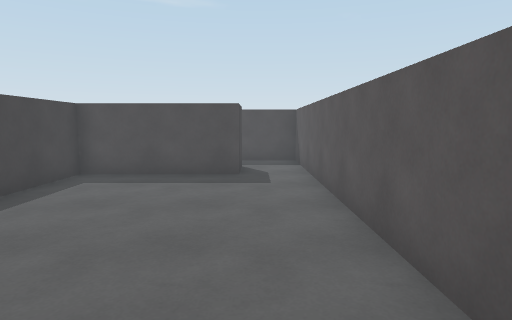
View 1 (above)

15 first-person views from a walk through a Unity game level. The camera is 1.4 m above the floor, tilts 6° down and sees 75° across. The floor is counted in squares, 1 m on a side. Each view is taken from the middle of a square. On the plan, view 1 faces up. The plan holds only what a view shows up to about 15 squares ahead; the rest is blank. The place goes on beyond the plan. The player is left out.

View 2
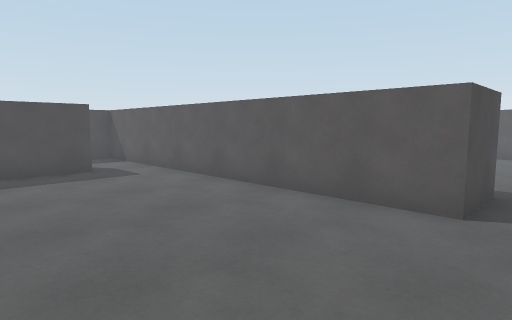

View 3
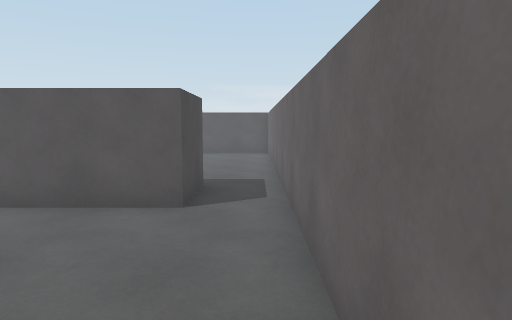

View 4
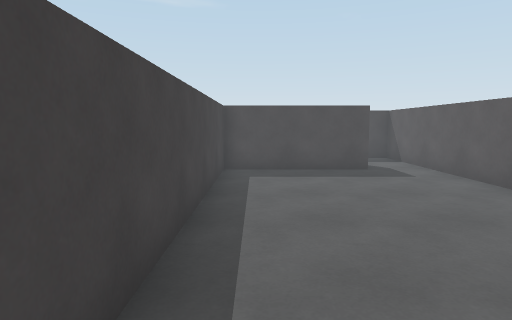

View 5
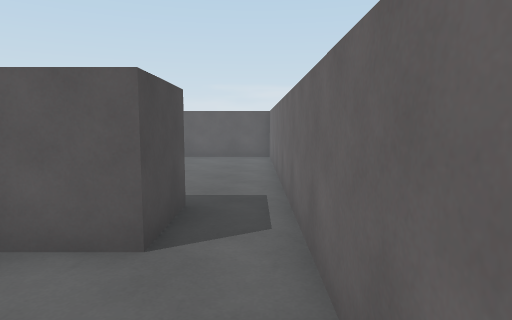

View 6
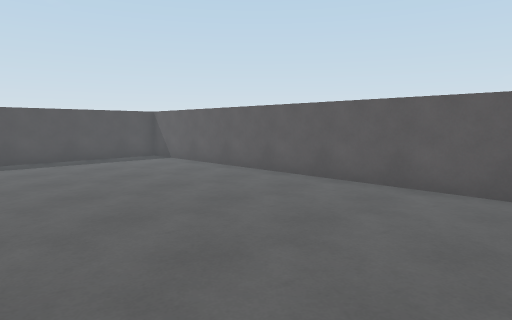

View 7
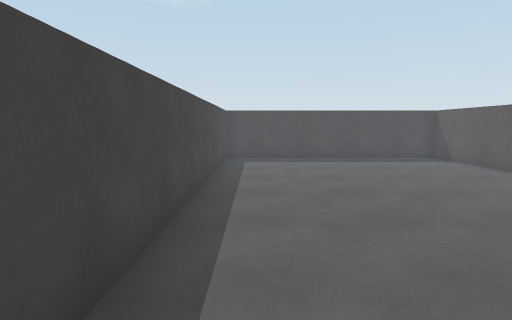

View 8
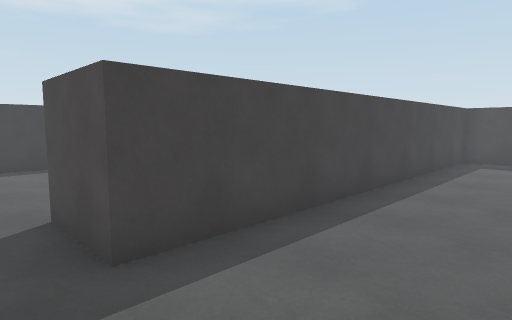

View 9
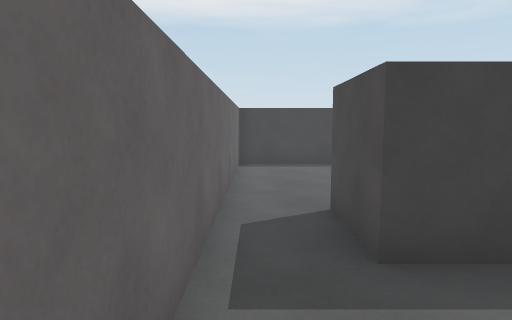

View 10
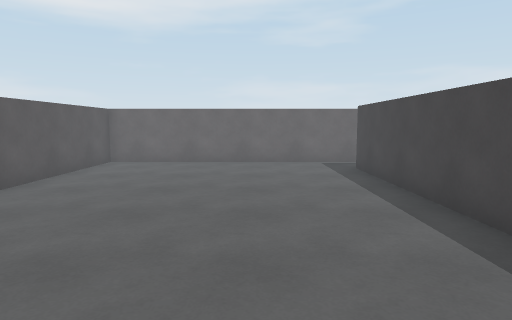

View 11
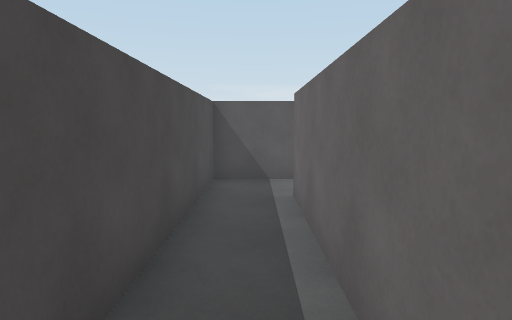

View 12
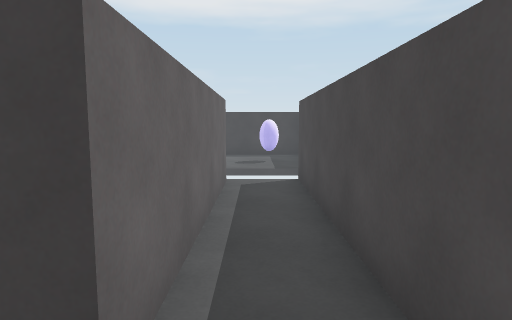

View 13
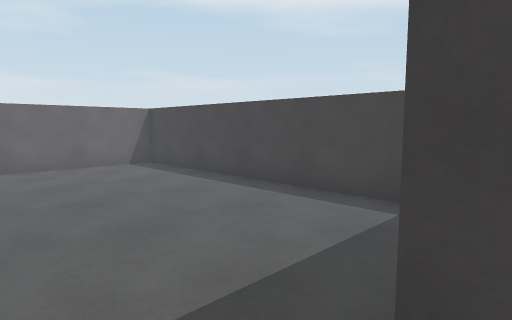

View 14
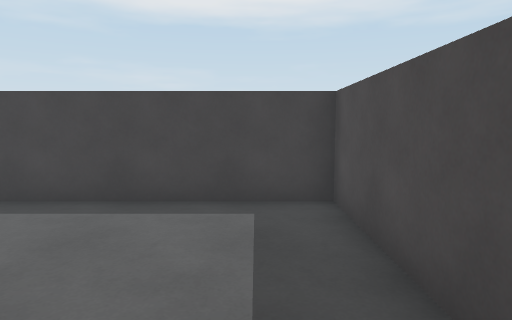

View 15
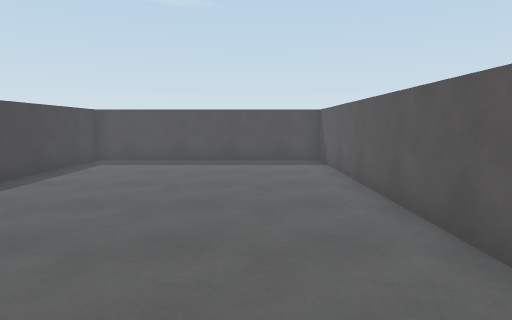

### Floor plan
Points are (right, up) in squares from view 1. A wall is a line through its corners. A room is listed if a view was taken in it or the views show most of it. See-through windows are left out.
Room 1 (views 1, 2, 3, 4, 5, 13, 14)
walls: (1.6, 0.2) (1.6, 11.6); (-0.5, 11.3) (-0.5, 9.4) (-5, 9.4) (-5, -1.6) (1.5, -1.6)
ways out: opening at (1, -1) to room 2; opening at (0.5, 10.5) to room 3
Room 2 (views 6, 7, 8, 9, 10, 15)
walls: (1.5, -1.6) (12.5, -1.6) (12.5, 13.1) (3.8, 13.1) (3.8, 0.2) (1.6, 0.2)
ways out: opening at (1, -1) to room 1
Room 3 (views 11, 12)
walls: (-7.2, 11.3) (-0.5, 11.3); (1.6, 11.6) (1.6, 13.1) (-7.6, 13.1)
ways out: opening at (0.5, 10.5) to room 1

Where each view was taken, in squares from view 1:
view 1: 0 up, 0 right, facing up
view 2: 1 down, 4 left, facing up-right
view 3: 1 down, 4 left, facing right
view 4: 1 down, 4 left, facing up
view 5: 1 down, 2 left, facing right
view 6: 1 down, 5 right, facing up-right
view 7: 1 down, 5 right, facing up
view 8: 1 down, 7 right, facing up-left
view 9: 1 down, 7 right, facing left
view 10: 11 up, 7 right, facing down
view 11: 12 up, 7 left, facing right
view 12: 12 up, 1 right, facing left
view 13: 10 up, 1 right, facing down-left
view 14: 8 up, 1 right, facing left
view 15: 0 up, 10 right, facing up
